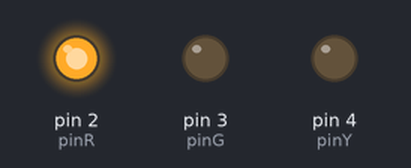
Recording of a sketch running on a simulated Arduino Uno, built with avr-gcc and run on an emulated ATmega328P. On the bench: output pins drawn as LEDs (lit = HIGH).

Above: at 2.0 s.
At 6.0 s:
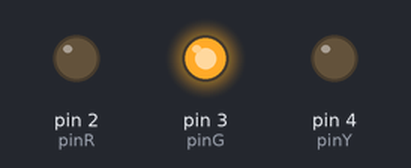
At 9.0 s:
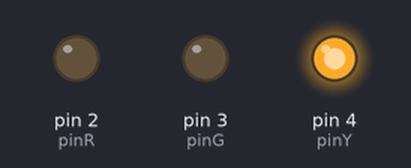
Timing chart, 0 to 13.0 s (numbered marks = the images above):
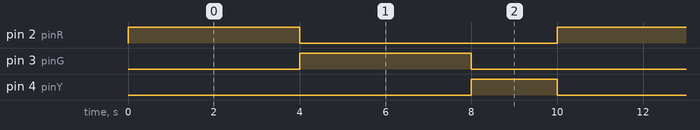

The sketch:

semaforo.ino
```cpp
int pinR = 2;
int pinG = 3;
int pinY = 4;

void setup()
{
 pinMode(pinR,OUTPUT);
 pinMode(pinG,OUTPUT);
 pinMode(pinY,OUTPUT);
}
void loop()
{
 digitalWrite(pinR,HIGH);

 delay(4000);

 digitalWrite(pinR,LOW);
 digitalWrite(pinG,HIGH);

 delay(4000);

 digitalWrite(pinG,LOW);
 digitalWrite(pinY,HIGH);

 delay(2000);

 digitalWrite(pinY,LOW);
}
```

Measured:
- by itself, pin 2 (pinR), pin 3 (pinG): alternates HIGH for 4.0 s and LOW for 6.0 s
- by itself, pin 4 (pinY): alternates HIGH for 2.0 s and LOW for 8.0 s
- by itself, everything shown: repeats every 10.0 s, in 4 steps
